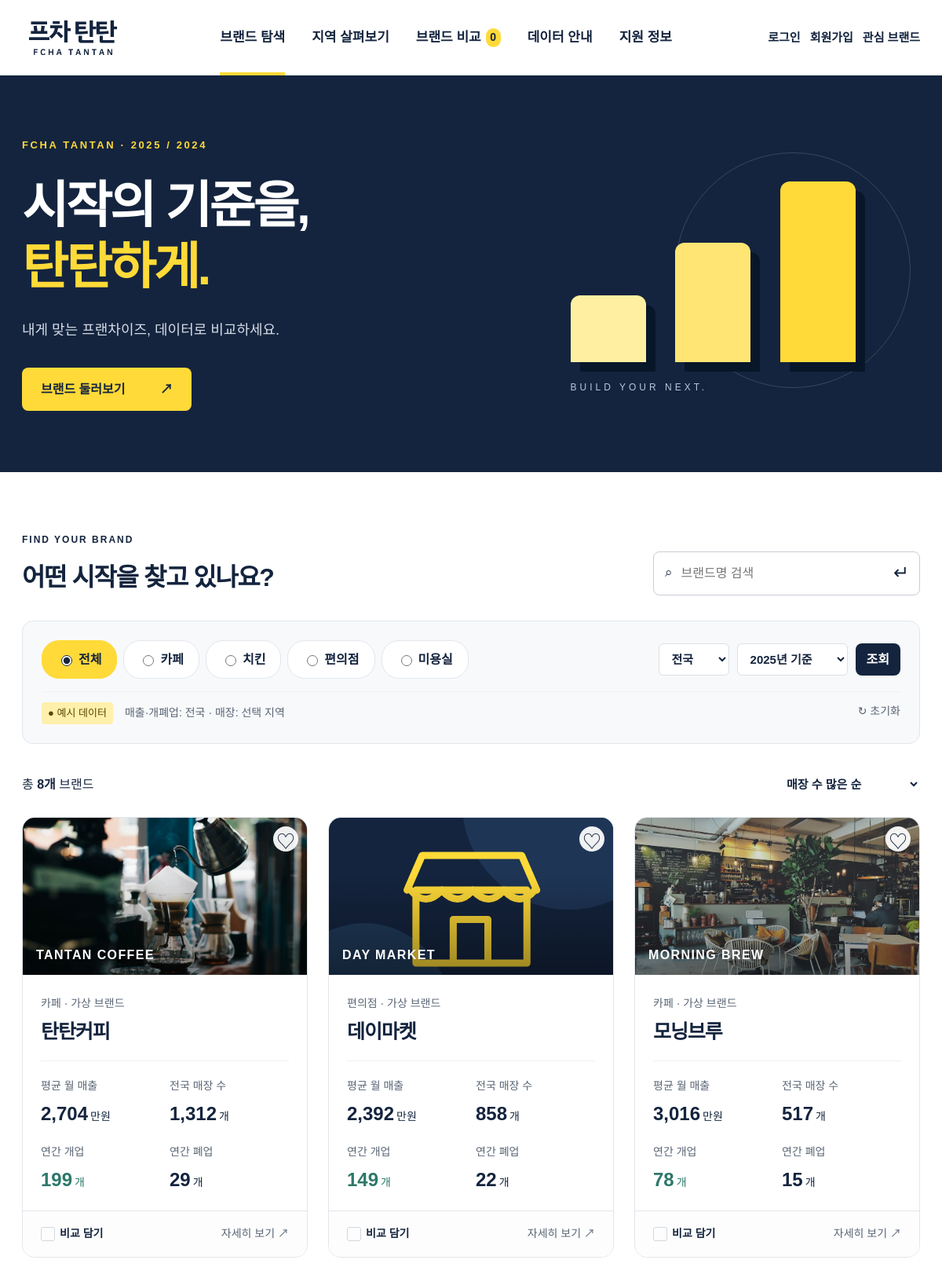
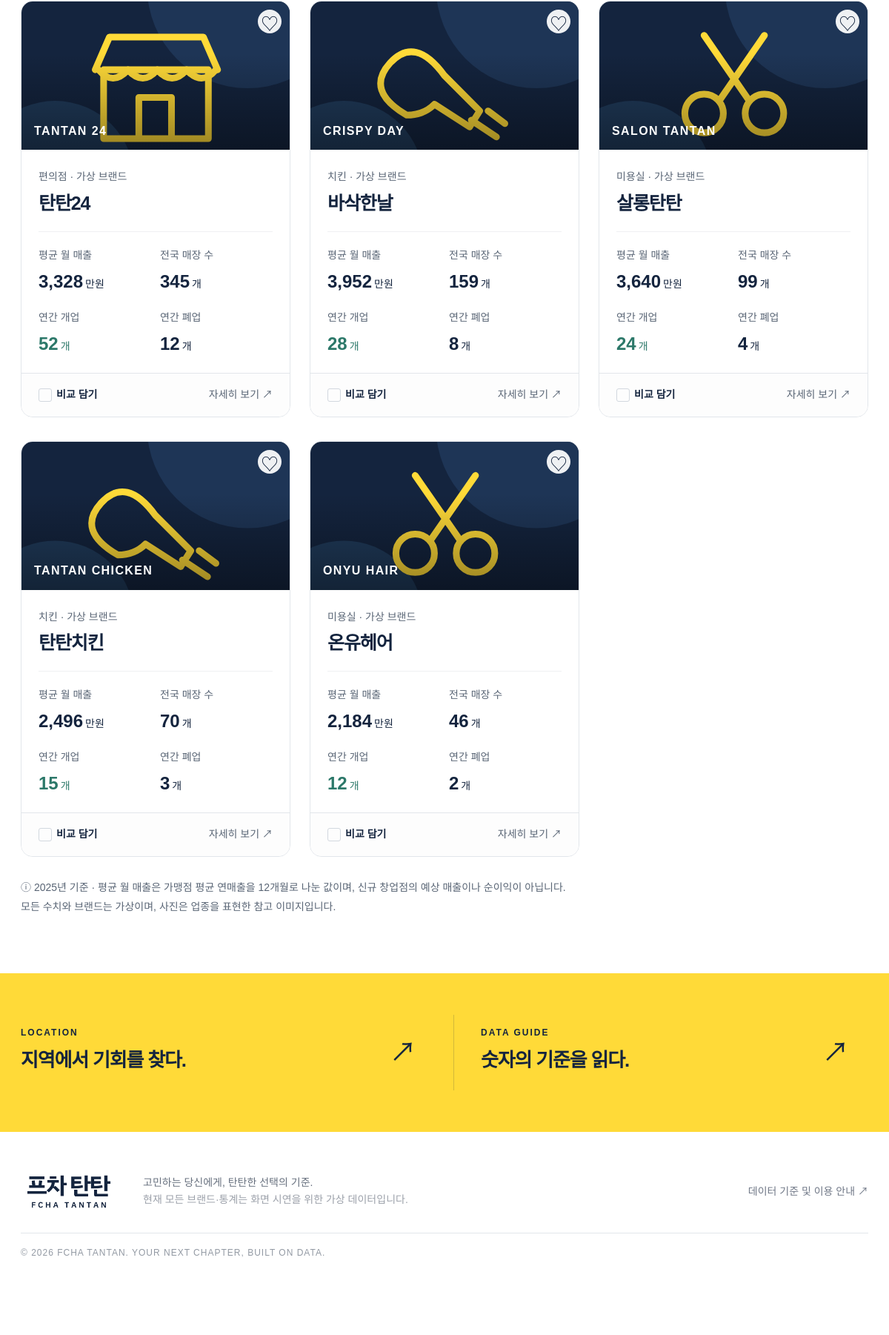
The page / on the database its author committed (2 pictures, top to bottom).
### brands/models.py (models this page shows, shortened)
class Brand(models.Model):
    slug = models.SlugField(unique=True)
    name = models.CharField(max_length=100)
    category = models.CharField(max_length=30)
    tagline = models.CharField(max_length=200, blank=True)
    english_name = models.CharField(max_length=100, blank=True)
    description = models.TextField(blank=True)
    image = models.CharField(max_length=100, default='coffee.jpg')
    color = models.CharField(max_length=7, default='#f4ef76')
    initial_cost_krw = models.PositiveBigIntegerField(null=True, blank=True)
    costs = models.JSONField(default=dict)
    area_sqm = models.FloatField(default=33)
    is_demo = models.BooleanField(default=True)

class AnnualStat(models.Model):
    brand = models.ForeignKey(Brand,on_delete=models.CASCADE,related_name='annual_stats')
    year = models.PositiveSmallIntegerField()
    stores = models.PositiveIntegerField(null=True,blank=True)
    opened = models.PositiveIntegerField(null=True,blank=True)
    closed = models.PositiveIntegerField(null=True,blank=True)
    annual_sales_krw = models.PositiveBigIntegerField(null=True,blank=True)
    source_label = models.CharField(max_length=200)
    source_url = models.URLField(blank=True)
    updated_at = models.DateField(auto_now=True)
    class Meta:
        constraints = [models.UniqueConstraint(fields=['brand','year'],name='unique_brand_year')]
        ordering = ['year']

### home/views.py (the view)
# urls.py: urlpatterns = [path('', views.index, name='index')]
def index(request):
    context = list_context(request)
    context['page'] = 'home'
    return render(request, 'index.html', context)

### brands/templatetags/brand_format.py (called while the page is built)
@register.filter
def number(value):
    return '미제공' if value is None or value == '' else format(value, ',')

### brands/views.py (called while the page is built)
def visible_brands():
    qs = Brand.objects.all()
    if qs.filter(is_demo=False).exists():
        qs = qs.filter(is_demo=False)
    return qs.prefetch_related('annual_stats__regional_stats').order_by('id')

def brand_row(brand, year, region='전국'):
    stat = None
    for annual in brand.annual_stats.all():
        if annual.year == year:
            stat = annual
            break
    region_counts = {}
    monthly = None
    if stat:
        for regional in stat.regional_stats.all():
            region_counts[regional.region] = regional.stores
        if stat.annual_sales_krw is not None:
            monthly = round(stat.annual_sales_krw / 12 / 10000)
    if stat and region == '전국':
        stores = stat.stores
    else:
        stores = region_counts.get(region)
    return {'brand': brand, 'stat': stat, 'monthly': monthly, 'stores': stores, 'region_counts': region_counts}

### home/templates/index.html (shortened to what this page needs)
{% extends 'base.html' %}
{% block content %}
<section class="hero">
    <div class="hero-inner">
        <div class="hero-copy">
            <span class="eyebrow">FCHA TANTAN · {% for y in years %}{{ y }}{% if not forloop.last %} / {% endif %}{% empty %}DATA{% endfor %}</span>
            <h1>시작의 기준을,<br><em>탄탄하게.</em></h1>
            <p>내게 맞는 프랜차이즈, 데이터로 비교하세요.</p>
            <a class="button lemon" href="#brands">브랜드 둘러보기 <span>↗</span></a>
        </div>
        <div class="hero-art" aria-hidden="true">
            <div class="art-block block-one"></div>
            <div class="art-block block-two"></div>
            <div class="art-block block-three"></div>
            <span class="art-caption">BUILD YOUR NEXT.</span>
        </div>
    </div>
</section>
{% include 'includes/list_section.html' %}
<section class="insight-band">
    <div class="container insight-grid">
        <a class="insight-card" href="{% url 'brands:bregion' %}"><div><span class="eyebrow">LOCATION</span><h3>지역에서 기회를 찾다.</h3></div><span class="insight-arrow">↗</span></a>
        <a class="insight-card" href="{% url 'brands:guide' %}"><div><span class="eyebrow">DATA GUIDE</span><h3>숫자의 기준을 읽다.</h3></div><span class="insight-arrow">↗</span></a>
    </div>
</section>
{% endblock %}

### brands/templates/includes/brand_card.html
{% load static brand_format %}
<article class="brand-card">
    {% include 'includes/save_button.html' with brand=row.brand %}
    <a class="card-cover" href="{% url 'brands:bview' row.brand.slug %}?year={{ year }}">
        {% with image='images/'|add:row.brand.image %}
            <img src="{% static image %}" alt="{{ row.brand.category }} 분위기 참고 사진" loading="lazy">
        {% endwith %}
        <span class="cover-brand">{{ row.brand.english_name }}</span>
    </a>
    <div class="card-body">
        <div class="card-subtitle">{{ row.brand.category }} · {% if row.brand.is_demo %}가상 브랜드{% else %}{{ source_label }}{% endif %}</div>
        <h3><a href="{% url 'brands:bview' row.brand.slug %}?year={{ year }}">{{ row.brand.name }}</a></h3>
        <dl class="card-data">
            <div><dt>평균 월 매출</dt><dd>{{ row.monthly|number }}{% if row.monthly != None %}<small>만원</small>{% endif %}</dd></div>
            <div><dt>{{ region }} 매장 수</dt><dd>{{ row.stores|number }}{% if row.stores != None %}<small>개</small>{% endif %}</dd></div>
            <div><dt>연간 개업</dt><dd class="up">{{ row.stat.opened|default_if_none:''|number }}{% if row.stat and row.stat.opened != None %}<small>개</small>{% endif %}</dd></div>
            <div><dt>연간 폐업</dt><dd>{{ row.stat.closed|default_if_none:''|number }}{% if row.stat and row.stat.closed != None %}<small>개</small>{% endif %}</dd></div>
        </dl>
    </div>
    <div class="card-footer">
        {% include 'includes/compare_button.html' with brand=row.brand %}
        <a href="{% url 'brands:bview' row.brand.slug %}?year={{ year }}">자세히 보기 ↗</a>
    </div>
</article>

### brands/templates/includes/save_button.html (shortened to what this page needs)
<form class="save-form" method="post" action="{% url 'brands:saved_toggle' brand.slug %}">
    <button class="save-btn {% if brand.slug in saved_ids %}on{% endif %}" aria-label="{{ brand.name }} 관심 브랜드 {% if brand.slug in saved_ids %}해제{% else %}저장{% endif %}" aria-pressed="{% if brand.slug in saved_ids %}true{% else %}false{% endif %}">{% if brand.slug in saved_ids %}♥{% else %}♡{% endif %}</button>
</form>

### brands/templates/includes/compare_button.html (shortened to what this page needs)
<form class="inline-form" method="post" action="{% url 'brands:compare_toggle' brand.slug %}">
    <button class="compare-toggle {% if brand.slug in compare_ids %}on{% endif %}" aria-pressed="{% if brand.slug in compare_ids %}true{% else %}false{% endif %}">
        <span class="checkbox">✓</span>
        {% if brand.slug in compare_ids %}비교함에서 빼기{% else %}비교 담기{% endif %}
    </button>
</form>

### static/css/django.css (style rules this page uses)
.inline-form, .save-form, .tray-item form { margin: 0; }
.inline-form, .tray-item form { display: inline-flex; }
html { scroll-behavior: smooth; }

### rows shown on the page
Brand: shows a picture, brand.english_name "TANTAN COFFEE", brand.category "카페", is_demo "가상 브랜드", brand.name "탄탄커피", monthly|number "2,704", region "전국", stores|number "1,312", stat.opened|number "199", stat.closed|number "29", slug "비교 담기"
Brand: brand.english_name "DAY MARKET", brand.category "편의점", is_demo "가상 브랜드", brand.name "데이마켓", monthly|number "2,392", region "전국", stores|number "858", stat.opened|number "149", stat.closed|number "22", slug "비교 담기"
Brand: shows a picture, brand.english_name "MORNING BREW", brand.category "카페", is_demo "가상 브랜드", brand.name "모닝브루", monthly|number "3,016", region "전국", stores|number "517", stat.opened|number "78", stat.closed|number "15", slug "비교 담기"
Brand: brand.english_name "TANTAN 24", brand.category "편의점", is_demo "가상 브랜드", brand.name "탄탄24", monthly|number "3,328", region "전국", stores|number "345", stat.opened|number "52", stat.closed|number "12", slug "비교 담기"
Brand: brand.english_name "CRISPY DAY", brand.category "치킨", is_demo "가상 브랜드", brand.name "바삭한날", monthly|number "3,952", region "전국", stores|number "159", stat.opened|number "28", stat.closed|number "8", slug "비교 담기"
Brand: brand.english_name "SALON TANTAN", brand.category "미용실", is_demo "가상 브랜드", brand.name "살롱탄탄", monthly|number "3,640", region "전국", stores|number "99", stat.opened|number "24", stat.closed|number "4", slug "비교 담기"
Brand: brand.english_name "TANTAN CHICKEN", brand.category "치킨", is_demo "가상 브랜드", brand.name "탄탄치킨", monthly|number "2,496", region "전국", stores|number "70", stat.opened|number "15", stat.closed|number "3", slug "비교 담기"
Brand: brand.english_name "ONYU HAIR", brand.category "미용실", is_demo "가상 브랜드", brand.name "온유헤어", monthly|number "2,184", region "전국", stores|number "46", stat.opened|number "12", stat.closed|number "2", slug "비교 담기"

### other values the page prints
{{ compare_ids|length }} "0"
{{ y }} "2025" "2024"
{{ c }} "전체" "카페" "치킨" "편의점" "미용실"
{{ rows|length }} "8"
{{ year }} "2025"
form field year "2025년 기준"
form field sort "매장 수 많은 순"
